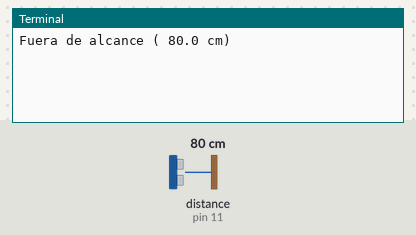
The program below on a simulated Raspberry Pi (header pin numbers). Parts: the last lines printed to the terminal. The inputs (shaded band) are chosen by the test bench; at power-on: distance to the obstacle (sensor on pin 11) 80 cm. The echo pulse lasts 58.3 µs per cm; the clock reads 2024-03-15 10:24:30 at power-on unless the program sets it.

Above: at 1.2 s.
1.3 s: distance to the obstacle (sensor on pin 11) set to 2 cm
At 3.9 s:
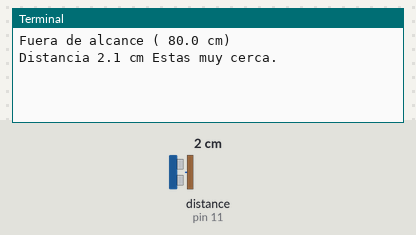
5.2 s: distance to the obstacle (sensor on pin 11) set to 35 cm
At 7.5 s:
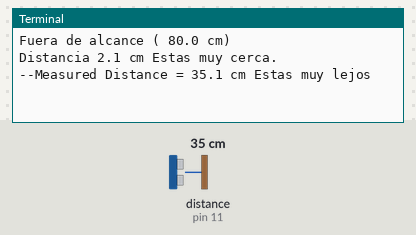

The program:

distancia2.py
```python
#Libraries
import RPi.GPIO as GPIO
import time

#GPIO Mode (BOARD / BCM)
GPIO.setmode(GPIO.BOARD)

#set GPIO Pins
GPIO_TRIGGER = 7
GPIO_ECHO = 11

#set GPIO direction (IN / OUT)
GPIO.setup(GPIO_TRIGGER, GPIO.OUT)
GPIO.setup(GPIO_ECHO, GPIO.IN)

def distance():
    # set Trigger to HIGH
    GPIO.output(GPIO_TRIGGER, True)

    # set Trigger after 0.01ms to LOW
    time.sleep(0.00001)
    GPIO.output(GPIO_TRIGGER, False)

    StartTime = time.time()
    StopTime = time.time()

    # save StartTime
    while GPIO.input(GPIO_ECHO) == 0:
        StartTime = time.time()

    # save time of arrival
    while GPIO.input(GPIO_ECHO) == 1:
        StopTime = time.time()

    # time difference between start and arrival
    TimeElapsed = StopTime - StartTime
    # multiply with the sonic speed (34300 cm/s)
    # and divide by 2, because there and back
    distance = (TimeElapsed * 34300) / 2

    return distance


if __name__ == '__main__':
    try:
        while True:
            dist = distance()

	    if dist < 25.0 :
               print ("Distancia %.1f cm" % dist +" Estas muy cerca.")
   	    elif (dist > 25.0 and dist < 40) :
	       print ("--Measured Distance = %.1f cm" % dist+" Estas muy lejos")
  	    elif dist > 40 :
               print ("Fuera de alcance ( %.1f cm)" % dist)
            else:
               print ("nada")
            time.sleep(3)

        # Reset by pressing CTRL + C
    except KeyboardInterrupt:
        print("Measurement stopped by User")
        GPIO.cleanup()
```

Measured:
- after the input at 1.3 s, the terminal: prints a new line after 1.7 s (image 1)
- after the input at 5.2 s, the terminal: prints a new line after 0.81 s (image 2)
